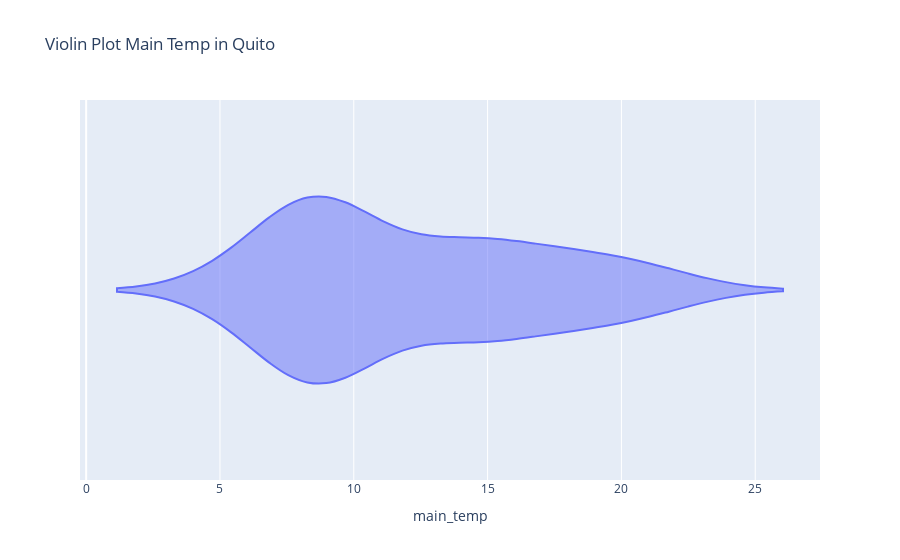

The code cell stored with this chart in its notebook:
### Code cell
fig = px.violin(df_etl, 'main_temp', title=f"Violin Plot Main Temp in {next(iter(set(df_etl.name)))}")
fig.show()

### Figure 1 — Plotly figure (JSON) as saved in the notebook; plotly's stock layout.template omitted (floating-point values rounded to 4 significant figures)
{"data": [{"alignmentgroup": "True", "box": {"visible": false}, "hovertemplate": "main_temp=%{x}<extra></extra>", "legendgroup": "", "marker": {"color": "#636efa"}, "name": "", "offsetgroup": "", "orientation": "h", "scalegroup": "True", "showlegend": false, "type": "violin", "x": [8.53, 8.66, 8.53, 8.53, 8.53, 8.66, 5.53, 5.53, 5.53, 7.53, 7.66, 7.53, 15.53, 15.66, 18.66, 18.53, 18.66, 18.66, 20.53, 20.66, 20.66, 21.66, 21.53, 8.53, 8.66, 11.66, 11.66, 14.53, 14.66, 16.53, 16.53, 9.66, 9.53, 9.66, 9.53, 9.66, 9.53, 8.53, 8.53, 8.53, 8.53, 8.53, 8.53, 8.53, 8.53, 7.66, 7.53, 13.53, 13.53, 13.53, 13.53, 13.53, 14.66, 14.53, 14.53, 17.66, 17.66], "x0": " ", "xaxis": "x", "y0": " ", "yaxis": "y"}], "layout": {"autosize": true, "legend": {"tracegroupgap": 0}, "title": {"text": "Violin Plot Main Temp in Quito"}, "violinmode": "group", "xaxis": {"anchor": "y", "autorange": true, "domain": [0, 1], "range": [-0.2305, 27.42], "title": {"text": "main_temp"}, "type": "linear"}, "yaxis": {"anchor": "x", "autorange": true, "domain": [0, 1], "range": [-0.5, 0.5], "type": "category"}}}
